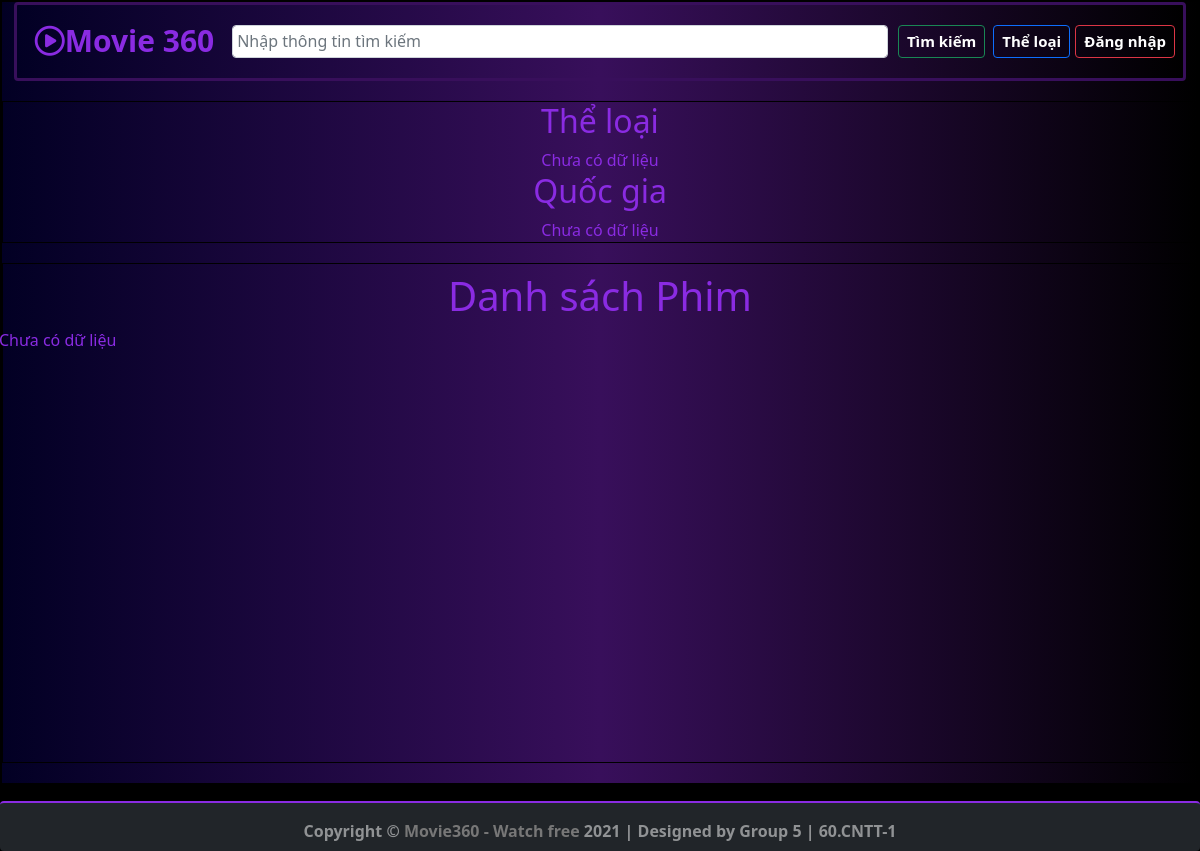
The page /Pages/LookUp.php on the database as committed earlier.
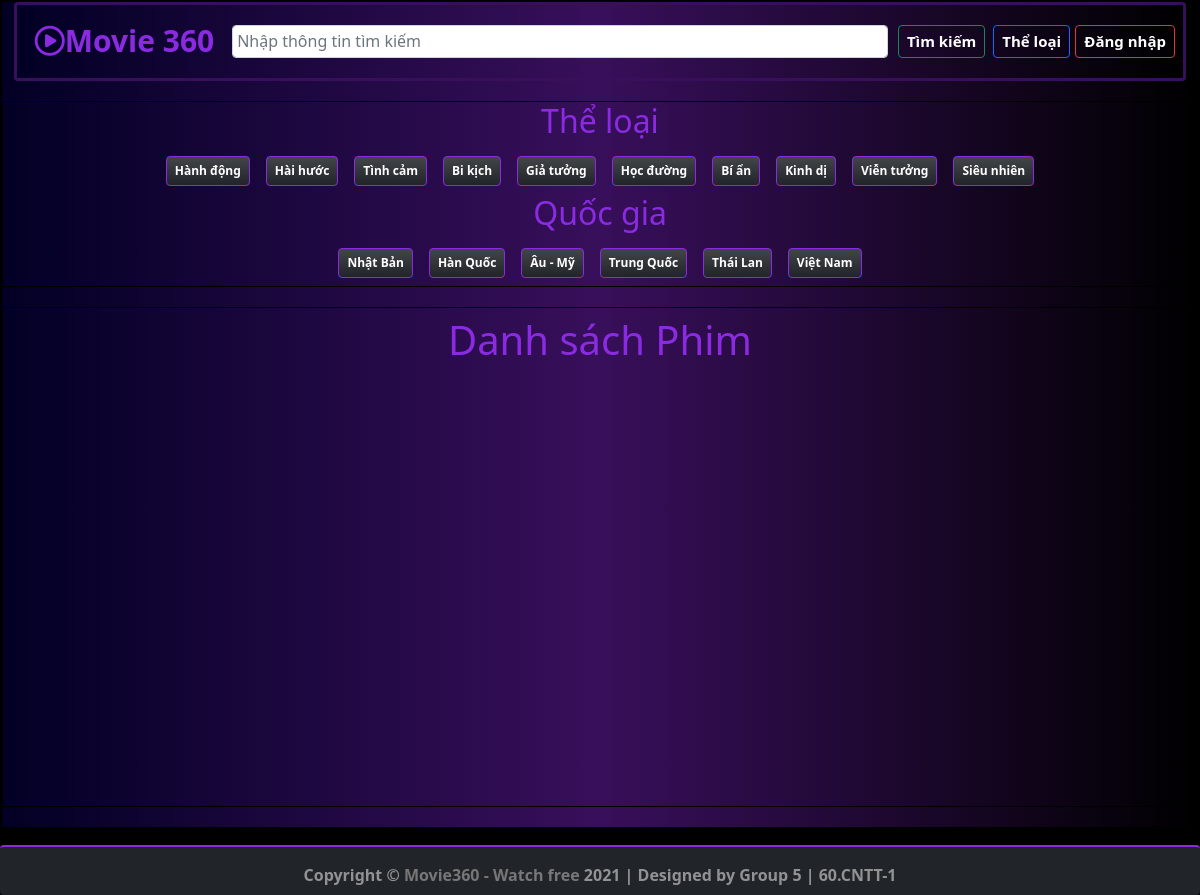
The same page on the database as committed later.
### tables this page shows
CREATE TABLE `theloai` (
  `MaTheLoai` varchar(50) NOT NULL,
  `TenTheLoai` varchar(100) NOT NULL
);

CREATE TABLE `quocgia` (
  `MaQG` int(5) NOT NULL,
  `TenQG` varchar(50) NOT NULL
);

### Pages/LookUp.php (the view, shortened to what this page needs)
<!DOCTYPE html>
<html lang="en">
<head>
     <link href="https://cdn.jsdelivr.net/npm/bootstrap@5.1.3/dist/css/bootstrap.min.css" rel="stylesheet">
     <link rel="stylesheet" href="https://cdn.jsdelivr.net/npm/bootstrap-icons@1.6.0/font/bootstrap-icons.css">
     <link rel="stylesheet" type="text/css" href="../Styles/style_01.css">
</head>
<body style="background: url('../Images/bg-haloween.png') black no-repeat top center;">
     <div class="container-fluid p-0 " style="max-width: 1280px; border: 2px black solid; background: linear-gradient(90deg, rgba(2,0,36,1) 0%, rgba(56,15,91,1) 50%, rgba(0,0,0,1) 100%);">
          <?php include("../Includes/Header.php"); ?>
          <div class="area bg-dark" id="myBtnContainer" style="color:blueviolet; background: linear-gradient(90deg, rgba(2,0,36,1) 0%, rgba(56,15,91,1) 50%, rgba(0,0,0,1) 100%);">
               <h2>Thể loại</h2>
               <?php
               $strSQL_tl = "SELECT * FROM  theloai";
               $result_tl = mysqli_query($dbc, $strSQL_tl);
               if (mysqli_num_rows($result_tl) == 0) {
                    echo "Chưa có dữ liệu";
               } else {
                    while ($row = mysqli_fetch_array($result_tl)) {
                         $mtl = $row[0];
                         $tl = $row[1];
                         echo "<span class='btn badge bg-dark bg-gradient p-2 m-2 $mtl' style='border: 1px blueviolet solid;' onclick=" . 'filterSelection(' . "'$mtl'" . ')' . ">$tl</span>";
                    }
               }
               ?>
               <h2>Quốc gia</h2>
               <?php
               $strSQL_qg = "SELECT * FROM  quocgia";
               $result_qg = mysqli_query($dbc, $strSQL_qg);
               if (mysqli_num_rows($result_qg) == 0) {
                    echo "Chưa có dữ liệu";
               } else {
                    while ($row = mysqli_fetch_array($result_qg)) {
                         $tl = $row[1];
                         echo "<button class='badge bg-dark bg-gradient p-2 m-2' style='border: 1px blueviolet solid;'>$tl</button>";
                    }
               }
               ?>
          </div>
          <div class="area p-2 bg-dark" style="min-height: 500px ;color:blueviolet;background: linear-gradient(90deg, rgba(2,0,36,1) 0%, rgba(56,15,91,1) 50%, rgba(0,0,0,1) 100%);">
               <h1>Danh sách Phim</h1>
               <div class="row no-gutters row-cols-2 row-cols-md-4">
                    <?php
                    $lookup_info = "";
                    $strSQL = "SELECT * FROM  phim Where TenPhim like '%$lookup_info%' ";
                    $strSQL1 = $strSQL;
                    $result = mysqli_query($dbc, $strSQL1);
                    if (mysqli_num_rows($result) == 0) {
                         echo "Chưa có dữ liệu";
                    }
                    ?>
               </div>
          </div>
     </div>
</body>
</html>

### Includes/Header.php (shortened to what this page needs)
<!DOCTYPE html PUBLIC "-//W3C//DTD XHTML 1.0 Strict//EN" "http://www.w3.org/TR/xhtml1/DTD/xhtml1-strict.dtd">
<html xmlns="http://www.w3.org/1999/xhtml">
<head>
</head>
<body>
     <div class="container-fluid" style="max-width: 1280px;">
          <nav class="navbar navbar-dark area p-2 rounded" style="background: linear-gradient(90deg, rgba(2,0,36,1) 0%, rgba(56,15,91,1) 50%, rgba(0,0,0,1) 100%); border: 3px solid #380f5b; font-size:20px;">
               <a class="badge mb-2" id="home" href="home.php" style='text-decoration: none; color: blueviolet;'><span style="font-size: 30px;"><i class='far fa-play-circle mt-2' style='font-size:30px'></i>Movie 360</span></a>
               <form class="form-inline d-flex  flex-grow-1 px-2 p-0" action="Search.php" method="post">
                    <input class="form-control flex-grow-1 w-25 p-0" type="search" name="search_info" placeholder=" Nhập thông tin tìm kiếm" aria-label="Search">
                    <button class="badge btn btn-outline-success p-2" style="margin-left: 10px;" name="search_btn" type="submit">Tìm kiếm</button>
               </form>
               <div>
                    <a href="LookUp.php" class=" badge btn btn-outline-primary p-2">Thể loại</a>
                    <?php if (isset($_SESSION['nd'])) {
                         $nd = $_SESSION['nd'];
                         echo "<div class='dropdown mx-1' style='display:inline-block' >
                         <button class='btn btn-secondary bg-dark dropdown-toggle' type='button' id='dropdownMenuButton1' data-bs-toggle='dropdown' aria-expanded='false'>
                         <i class='bi bi-person-circle'></i>
                         </button>
                         <ul class='dropdown-menu bg-dark' aria-labelledby='dropdownMenuButton1' >
                              <li ><center style='color:white'>$nd</center></li>
                              <li><center><hr class='m-0 w-75'style='color:white'></center></li>
                              <li><a href='#' class='dropdown-item' style='color:white'>Lịch sử</a></li>
                              <li><a href='#' class='dropdown-item' style='color:white'>Hộp phim</a></li>
                              <li><a class='dropdown-item' href='#' ><form action='' method='post'><input type='submit' name='dx' value='Đăng xuất' style='border:none; background:none; color:white;'></form></a></li>
                         </ul>
                    </div>";
                    } else echo "<a href='DangNhap.php' class='badge btn btn-outline-danger p-2'>Đăng nhập</a>";
                    ?>
               </div>
          </nav>
     </div>
     <div id="content">

### Styles/style_01.css (style rules this page uses)
body { background: linear-gradient(90deg, rgba(7,76,77,1) 0%, rgba(25,8,24,1) 28%, rgba(22,60,58,1) 73%, rgba(82,3,63,1) 100%); }
#footer { border-top: 2px solid #8a2be2; height: 50px; margin: 0 auto; padding: 10px; text-align: center; font-weight: bold; }
a { color: #777; text-decoration: none; }

### Pages/LookUp.php (style rules this page uses)
* { margin: 0; padding: 0; }
.area { text-align: center; border: 1px black solid; margin-bottom: 20px; }
a { text-decoration: none; }

### Includes/Header.php (style rules this page uses)
* { margin: 0; padding: 0; }

Rows that differ between the two databases and show on the page:
added theloai: TenTheLoai "Hành động"
added theloai: TenTheLoai "Hài hước"
added theloai: TenTheLoai "Tình cảm"
added theloai: TenTheLoai "Bi kịch"
added theloai: TenTheLoai "Giả tưởng"
added theloai: TenTheLoai "Học đường"
added theloai: TenTheLoai "Bí ẩn"
added theloai: TenTheLoai "Kinh dị"
added theloai: TenTheLoai "Viễn tưởng"
added theloai: TenTheLoai "Siêu nhiên"
added quocgia: TenQG "Nhật Bản"
added quocgia: TenQG "Hàn Quốc"
added quocgia: TenQG "Âu - Mỹ"
added quocgia: TenQG "Trung Quốc"
added quocgia: TenQG "Thái Lan"
added quocgia: TenQG "Việt Nam"
Other text that changed with them:
text no longer shown: "Chưa có dữ liệu Chưa có dữ liệu Chưa có dữ liệu"
